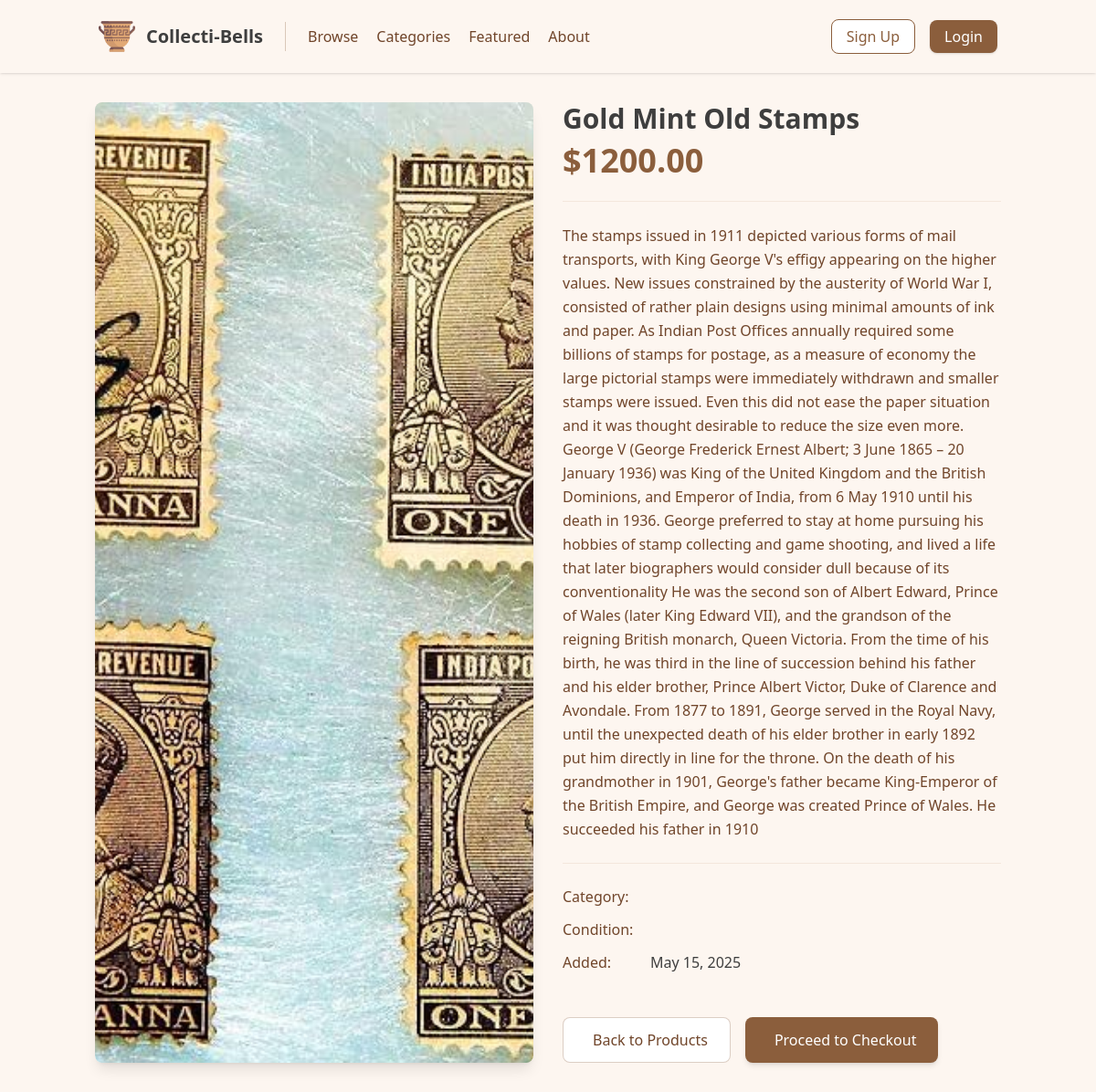
Page /product/3/ on the committed database.
### product/models.py (models this page shows, shortened)
class Product(models.Model):
    name = models.CharField(max_length=50)
    description = models.TextField()
    price = models.DecimalField(max_digits=10, decimal_places=2)
    stock = models.IntegerField()
    image = models.ImageField(upload_to='products/')
    created_at = models.DateTimeField(auto_now_add=True)
    updated_at = models.DateTimeField(auto_now=True)
    origin = models.CharField(max_length=100, blank=True, null=True)
    age = models.PositiveIntegerField(help_text="Age of the antique item in years", blank=True, null=True)
    category = models.CharField(max_length=100, blank=True, null=True)  # Changed to CharField

### product/views.py (the view)
# urls.py: path('product/<int:product_id>/', views.product_detail, name='product_detail'),
def product_detail(request, product_id):
    product = get_object_or_404(Product, id=product_id)
    context = {
        'product': product
    }
    return render(request, 'product_detail.html', context)

### templates/product_detail.html (shortened to what this page needs)
{% extends 'layout.html' %}
{% block content %}
<div class="container mx-auto px-4 py-8 animate-fade-in">
    <div class="grid grid-cols-1 md:grid-cols-2 gap-8">
        <div class="rounded-lg overflow-hidden shadow-lg animate-fade-in-up">
            {% if product.image %}
                <img src="{{ product.image.url }}"
                     class="w-full h-full object-cover transition duration-500 hover:scale-105"
                     alt="{{ product.name }}">
            {% else %}
                <div class="bg-[#f4e7dc] w-full h-96 flex items-center justify-center">
                    <i class="fas fa-image text-4xl text-[#8b5e3c]/60"></i>
                </div>
            {% endif %}
        </div>
        <div class="space-y-6 animate-fade-in-up-delay">
            <div>
                <h1 class="text-3xl font-bold text-[#3e3e3e] mb-2">{{ product.name }}</h1>
                <p class="text-4xl font-bold text-[#8b5e3c] animate-slide-up">${{ product.price }}</p>
            </div>
            <div class="border-t border-b border-[#f4e7dc] py-6">
                <p class="text-[#70452a] leading-relaxed">{{ product.description }}</p>
            </div>
            <div class="space-y-3">
                <div class="flex items-center">
                    <span class="text-[#70452a] font-medium w-24">Category:</span>
                </div>
                <div class="flex items-center">
                    <span class="text-[#70452a] font-medium w-24">Condition:</span>
                </div>
                <div class="flex items-center">
                    <span class="text-[#70452a] font-medium w-24">Added:</span>
                    <span class="text-[#3e3e3e]">{{ product.created_at|date:"F j, Y" }}</span>
                </div>
            </div>
            <div class="pt-6 flex space-x-4">
                <a href="{% url 'browse' %}"
                   class="inline-flex items-center px-6 py-3 border border-[#8b5e3c]/30 rounded-lg text-[#70452a] bg-white hover:bg-[#f4e7dc] transition duration-200 animate-fade-in-up">
                    Back to Products
                </a>
                <a href="{% url 'checkout' product.id %}"
                   class="inline-flex items-center px-6 py-3 bg-[#8b5e3c] text-white rounded-lg hover:bg-[#70452a] transition duration-200 animate-fade-in-up-delay shadow-md">
                    Proceed to Checkout
                </a>
            </div>
        </div>
    </div>
</div>
{% endblock %}

### templates/product_detail.html (style rules this page uses)
.animate-fade-in { animation: fadeIn 0.8s ease-in-out; }
.animate-fade-in-up { animation: fadeInUp 0.5s ease-out; }
.animate-fade-in-up-delay { animation: fadeInUp 0.5s ease-out 0.2s both; }
.animate-slide-up { animation: slideUp 0.7s ease-out; }

### rows in the picture
Product: image (picture), name "Gold Mint Old Stamps", price "1200.00", description "The stamps issued in 1911 depicted various forms of mail transports, with King George V's effigy appearing on the higher values. New issues constrained by the austerity of World War I, consisted of rather plain designs using minimal amounts of ink and paper. As Indian Post Offices annually required some billions of stamps for postage, as a measure of economy the large pictorial stamps were immediately withdrawn and smaller stamps were issued. Even this did not ease the paper situation and it was thought desirable to reduce the size even more. George V (George Frederick Ernest Albert; 3 June 1865 – 20 January 1936) was King of the United Kingdom and the British Dominions, and Emperor of…", created_at "May 15, 2025"
